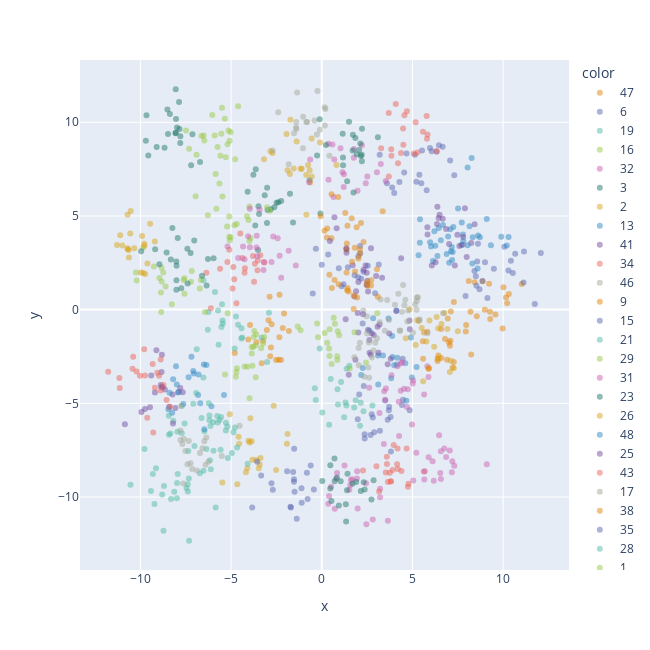

The cell this chart's notebook holds for it:
### Markdown cell above
## Step 2: Visualize the data

Here we visualize the dataset to show the clusters. Note, the plot below is only showing two dimensions (the data contains 3 features).

### Code cell
fig = px.scatter(
    df, x="x", y="y",
    color=pd.Series(target, dtype=str, name="Center"),
    color_discrete_sequence=px.colors.qualitative.Vivid,
    width=650, height=650,
    opacity=0.5,
)
fig.show()

### Figure 1 — Plotly figure (JSON) as saved in the notebook; plotly's stock layout.template omitted (floating-point values rounded to 4 significant figures)
{"data": [{"hovertemplate": "color=47<br>x=%{x}<br>y=%{y}<extra></extra>", "legendgroup": "47", "marker": {"color": "rgb(229, 134, 6)", "opacity": 0.5, "symbol": "circle"}, "mode": "markers", "name": "47", "orientation": "v", "showlegend": true, "type": "scatter", "x": [-3.236, -2.764, -2.336, -3.028, -4.051, -2.375, -2.329, -2.805, -3.311, -2.873, -2.078, -3.952, -2.937, -2.519, -2.244, -3.599, -4.797, -2.841, -2.15, -1.812], "xaxis": "x", "y": [-1.661, -0.7869, -1.476, -1.083, -1.59, -2.678, 0.7965, -2.022, -2.86, 0.685, -0.2104, -0.816, -0.5709, -2.689, -2.694, -1.747, -2.316, -2.495, -0.9765, -1.144], "yaxis": "y"}, {"hovertemplate": "color=6<br>x=%{x}<br>y=%{y}<extra></extra>", "legendgroup": "6", "marker": {"color": "rgb(93, 105, 177)", "opacity": 0.5, "symbol": "circle"}, "mode": "markers", "name": "6", "orientation": "v", "showlegend": true, "type": "scatter", "x": [4.283, 5.381, 4.674, 6.663, 5.529, 7.306, 3.882, 4.545, 6.458, 3.194, 5.784, 7.076, 5.965, 6.335, 5.139, 3.995, 3.595, 5.216, 6.062, 5.489], "xaxis": "x", "y": [6.815, 7.197, 8.337, 8.698, 8.497, 7.178, 6.511, 7.322, 8.775, 8.264, 6.37, 7.953, 8.625, 8.43, 8.263, 6.221, 6.74, 6.819, 8.448, 6.742], "yaxis": "y"}, {"hovertemplate": "color=19<br>x=%{x}<br>y=%{y}<extra></extra>", "legendgroup": "19", "marker": {"color": "rgb(82, 188, 163)", "opacity": 0.5, "symbol": "circle"}, "mode": "markers", "name": "19", "orientation": "v", "showlegend": true, "type": "scatter", "x": [-3.012, -6.252, -6.893, -5.498, -4.387, -3.316, -4.615, -5.717, -5.472, -5.529, -5.69, -5.887, -6.283, -6.517, -4.727, -4.421, -4.803, -5.456, -4.432, -2.911], "xaxis": "x", "y": [-2.789, -0.1328, -2.12, 0.293, -1.488, -1.498, -0.8116, -0.04867, -0.5746, -0.9297, -1.875, 0.9347, -1.075, 1.57, -0.3661, -1.0, -2.079, -0.7469, -1.536, -0.1684], "yaxis": "y"}, {"hovertemplate": "color=16<br>x=%{x}<br>y=%{y}<extra></extra>", "legendgroup": "16", "marker": {"color": "rgb(153, 201, 69)", "opacity": 0.5, "symbol": "circle"}, "mode": "markers", "name": "16", "orientation": "v", "showlegend": true, "type": "scatter", "x": [-3.864, -4.706, -3.782, -3.98, -3.753, -4.258, -3.231, -5.187, -3.82, -4.735, -3.613, -3.644, -3.86, -3.167, -4.093, -3.64, -4.679, -5.33, -3.343, -3.722], "xaxis": "x", "y": [-1.995, -3.328, -1.994, -4.724, -1.467, -3.033, -1.802, -0.1994, -2.998, -3.583, -1.321, -1.901, -2.348, -1.458, -3.042, -3.605, -3.127, -3.459, -2.063, -1.147], "yaxis": "y"}, {"hovertemplate": "color=32<br>x=%{x}<br>y=%{y}<extra></extra>", "legendgroup": "32", "marker": {"color": "rgb(204, 97, 176)", "opacity": 0.5, "symbol": "circle"}, "mode": "markers", "name": "32", "orientation": "v", "showlegend": true, "type": "scatter", "x": [1.937, 2.443, 2.46, 1.571, 1.255, 0.8434, 2.811, 0.7176, 1.519, 1.978, 3.644, 0.3609, 0.5142, 1.674, 0.7854, 1.607, 1.953, 3.217, 0.4004, 3.217], "xaxis": "x", "y": [-9.014, -9.272, -11.46, -9.358, -8.325, -8.72, -11.21, -10.63, -9.613, -10.62, -11.26, -10.36, -9.457, -9.059, -9.027, -9.093, -8.622, -9.555, -9.953, -10.01], "yaxis": "y"}, {"hovertemplate": "color=3<br>x=%{x}<br>y=%{y}<extra></extra>", "legendgroup": "3", "marker": {"color": "rgb(36, 121, 108)", "opacity": 0.5, "symbol": "circle"}, "mode": "markers", "name": "3", "orientation": "v", "showlegend": true, "type": "scatter", "x": [-3.769, -0.6716, -2.491, -2.237, -1.753, -3.458, -3.638, -2.809, -2.983, -3.489, -3.019, -2.612, -3.665, -1.584, -0.07445, -3.144, -4.087, -2.393, -3.011, -3.515], "xaxis": "x", "y": [7.199, 6.903, 5.701, 5.792, 6.184, 5.104, 7.493, 5.355, 5.313, 5.522, 4.62, 5.47, 4.488, 4.646, 5.13, 6.109, 6.285, 5.727, 6.501, 3.175], "yaxis": "y"}, {"hovertemplate": "color=2<br>x=%{x}<br>y=%{y}<extra></extra>", "legendgroup": "2", "marker": {"color": "rgb(218, 165, 27)", "opacity": 0.5, "symbol": "circle"}, "mode": "markers", "name": "2", "orientation": "v", "showlegend": true, "type": "scatter", "x": [-2.831, -0.5535, -3.185, -1.384, -1.729, -0.09592, -0.8492, -1.546, -0.6394, -0.6653, -1.886, -2.715, -1.106, -0.7545, 0.8162, -0.5584, -1.94, -0.8582, -1.16, -1.755], "xaxis": "x", "y": [8.446, 7.11, 8.024, 8.972, 10.14, 8.915, 5.063, 7.526, 6.79, 7.436, 7.438, 8.357, 7.516, 7.719, 7.725, 9.137, 9.372, 7.183, 7.525, 7.239], "yaxis": "y"}, {"hovertemplate": "color=13<br>x=%{x}<br>y=%{y}<extra></extra>", "legendgroup": "13", "marker": {"color": "rgb(47, 138, 196)", "opacity": 0.5, "symbol": "circle"}, "mode": "markers", "name": "13", "orientation": "v", "showlegend": true, "type": "scatter", "x": [4.912, 4.965, 3.881, 3.827, 4.604, 3.895, 2.258, 4.165, 3.105, 3.377, 3.989, 5.229, 2.63, 2.175, 3.115, 2.832, 4.667, 4.144, 4.118, 3.682], "xaxis": "x", "y": [-1.485, -3.627, -1.408, -3.662, -2.865, -2.534, -3.122, -2.564, -2.444, -2.445, -2.963, -3.068, -1.128, -3.493, -3.995, -0.4632, -4.857, -2.926, -0.05049, -0.4702], "yaxis": "y"}, {"hovertemplate": "color=41<br>x=%{x}<br>y=%{y}<extra></extra>", "legendgroup": "41", "marker": {"color": "rgb(118, 78, 159)", "opacity": 0.5, "symbol": "circle"}, "mode": "markers", "name": "41", "orientation": "v", "showlegend": true, "type": "scatter", "x": [2.751, 2.629, 4.114, 1.982, 2.549, 4.839, 3.722, 4.854, 3.124, 3.635, 3.078, 1.318, 3.802, 2.867, 1.49, 1.857, 2.703, 2.014, 2.635, 3.183], "xaxis": "x", "y": [-1.258, -1.617, -0.07305, -0.1867, -1.073, -0.5806, -1.277, -1.045, -2.303, -2.919, -0.9207, -0.5168, -2.619, -1.349, -3.477, -2.674, -2.414, -1.218, -2.302, -0.7893], "yaxis": "y"}, {"hovertemplate": "color=34<br>x=%{x}<br>y=%{y}<extra></extra>", "legendgroup": "34", "marker": {"color": "rgb(237, 100, 90)", "opacity": 0.5, "symbol": "circle"}, "mode": "markers", "name": "34", "orientation": "v", "showlegend": true, "type": "scatter", "x": [5.177, 5.832, 5.08, 4.556, 3.697, 5.802, 5.276, 6.333, 4.369, 5.784, 4.204, 5.579, 4.482, 3.691, 3.841, 4.693, 3.829, 4.5, 3.272, 4.083], "xaxis": "x", "y": [9.998, 9.349, 8.33, 10.38, 7.1, 9.117, 8.383, 8.467, 8.364, 10.34, 7.817, 9.496, 9.668, 10.49, 8.208, 10.59, 8.559, 8.796, 8.615, 10.98], "yaxis": "y"}, {"hovertemplate": "color=46<br>x=%{x}<br>y=%{y}<extra></extra>", "legendgroup": "46", "marker": {"color": "rgb(165, 170, 153)", "opacity": 0.5, "symbol": "circle"}, "mode": "markers", "name": "46", "orientation": "v", "showlegend": true, "type": "scatter", "x": [3.706, 4.032, 2.762, 2.613, 2.566, 2.594, 1.796, 4.557, 2.479, 2.034, 2.102, 2.351, 2.041, 2.853, 2.501, 2.286, 4.302, 3.195, 2.951, 4.426], "xaxis": "x", "y": [-0.5496, 0.2548, -2.552, -3.634, -3.084, -1.753, -2.543, 0.2327, -0.3569, -2.048, -1.768, -3.577, -2.967, -2.179, -1.28, -0.04592, -1.131, -0.6775, -1.773, -0.1196], "yaxis": "y"}, {"hovertemplate": "color=9<br>x=%{x}<br>y=%{y}<extra></extra>", "legendgroup": "9", "marker": {"color": "rgb(229, 134, 6)", "opacity": 0.5, "symbol": "circle"}, "mode": "markers", "name": "9", "orientation": "v", "showlegend": true, "type": "scatter", "x": [8.991, 8.429, 9.975, 7.961, 10.22, 7.116, 9.286, 9.27, 10.16, 8.105, 10.02, 9.573, 8.237, 11.03, 8.87, 10.32, 9.224, 8.547, 7.282, 6.948], "xaxis": "x", "y": [-0.0112, 1.459, -1.008, -0.8261, 0.3357, -0.09574, -0.502, -0.1087, 0.6485, 1.532, 1.192, -0.2594, -2.398, 1.373, 1.516, 0.8331, 1.386, -0.3577, 0.4012, -0.4758], "yaxis": "y"}, {"hovertemplate": "color=15<br>x=%{x}<br>y=%{y}<extra></extra>", "legendgroup": "15", "marker": {"color": "rgb(93, 105, 177)", "opacity": 0.5, "symbol": "circle"}, "mode": "markers", "name": "15", "orientation": "v", "showlegend": true, "type": "scatter", "x": [2.752, 2.693, 3.5, 2.894, 4.428, 4.462, 2.367, 3.794, 4.846, 2.365, 3.715, 3.697, 1.983, 2.814, 3.206, 3.635, 2.064, 2.315, 4.478, 3.815], "xaxis": "x", "y": [-5.582, -6.686, -4.854, -6.546, -5.091, -2.621, -6.877, -5.725, -5.374, -6.653, -5.184, -5.377, -5.854, -5.759, -6.47, -5.881, -4.527, -4.08, -4.807, -7.568], "yaxis": "y"}, {"hovertemplate": "color=21<br>x=%{x}<br>y=%{y}<extra></extra>", "legendgroup": "21", "marker": {"color": "rgb(82, 188, 163)", "opacity": 0.5, "symbol": "circle"}, "mode": "markers", "name": "21", "orientation": "v", "showlegend": true, "type": "scatter", "x": [-7.717, -7.357, -6.196, -5.576, -9.771, -8.434, -7.082, -7.717, -8.185, -6.193, -5.763, -6.528, -6.468, -8.346, -7.958, -7.563, -6.361, -8.425, -6.626, -6.138], "xaxis": "x", "y": [-5.132, -7.548, -5.904, -7.485, -7.444, -5.662, -5.027, -6.592, -5.936, -5.654, -5.679, -3.617, -6.49, -6.616, -6.517, -6.077, -7.434, -6.672, -5.782, -6.206], "yaxis": "y"}, {"hovertemplate": "color=29<br>x=%{x}<br>y=%{y}<extra></extra>", "legendgroup": "29", "marker": {"color": "rgb(153, 201, 69)", "opacity": 0.5, "symbol": "circle"}, "mode": "markers", "name": "29", "orientation": "v", "showlegend": true, "type": "scatter", "x": [-7.576, -6.665, -6.435, -9.256, -8.953, -8.264, -10.21, -7.211, -8.611, -7.608, -7.167, -7.567, -8.832, -8.737, -8.862, -8.852, -9.844, -6.723, -8.83, -10.25], "xaxis": "x", "y": [1.67, 1.574, -0.1291, 2.296, 1.691, 0.2913, 1.559, 1.489, 1.24, 1.588, 2.063, 0.8488, 2.239, 1.985, 0.9106, -0.1228, 3.316, 1.121, 1.503, 1.979], "yaxis": "y"}, {"hovertemplate": "color=31<br>x=%{x}<br>y=%{y}<extra></extra>", "legendgroup": "31", "marker": {"color": "rgb(204, 97, 176)", "opacity": 0.5, "symbol": "circle"}, "mode": "markers", "name": "31", "orientation": "v", "showlegend": true, "type": "scatter", "x": [4.172, 3.44, 3.185, 3.495, 4.355, 5.823, 4.424, 4.971, 5.035, 4.698, 4.246, 4.744, 5.642, 3.846, 2.615, 3.537, 5.015, 4.537, 4.353, 5.882], "xaxis": "x", "y": [-3.018, -4.359, -5.523, -4.81, -2.869, -3.029, -2.81, -6.126, -3.789, -5.202, -4.916, -4.252, -4.535, -3.508, -4.166, -4.211, -3.937, -4.218, -4.326, -3.599], "yaxis": "y"}, {"hovertemplate": "color=23<br>x=%{x}<br>y=%{y}<extra></extra>", "legendgroup": "23", "marker": {"color": "rgb(36, 121, 108)", "opacity": 0.5, "symbol": "circle"}, "mode": "markers", "name": "23", "orientation": "v", "showlegend": true, "type": "scatter", "x": [-6.711, -8.508, -7.201, -8.034, -8.065, -8.372, -9.697, -8.476, -7.865, -8.047, -7.979, -7.8, -9.561, -7.794, -9.101, -9.663, -8.668, -8.051, -7.84, -7.129], "xaxis": "x", "y": [7.874, 10.68, 7.702, 10.17, 9.407, 10.45, 9.018, 9.368, 11.08, 9.437, 9.726, 8.886, 8.22, 9.247, 8.674, 10.37, 8.633, 11.76, 9.634, 9.366], "yaxis": "y"}, {"hovertemplate": "color=26<br>x=%{x}<br>y=%{y}<extra></extra>", "legendgroup": "26", "marker": {"color": "rgb(218, 165, 27)", "opacity": 0.5, "symbol": "circle"}, "mode": "markers", "name": "26", "orientation": "v", "showlegend": true, "type": "scatter", "x": [-2.651, -3.935, -3.469, -4.102, -5.071, -4.038, -4.554, -3.378, -4.584, -3.42, -5.483, -4.656, -4.18, -3.864, -3.616, -3.825, -1.886, -3.977, -1.924, -2.516], "xaxis": "x", "y": [-5.137, -5.792, -8.465, -8.461, -5.583, -6.999, -7.159, -7.924, -6.78, -8.272, -9.23, -9.318, -8.677, -7.026, -8.026, -8.016, -6.642, -7.086, -7.157, -8.566], "yaxis": "y"}, {"hovertemplate": "color=48<br>x=%{x}<br>y=%{y}<extra></extra>", "legendgroup": "48", "marker": {"color": "rgb(47, 138, 196)", "opacity": 0.5, "symbol": "circle"}, "mode": "markers", "name": "48", "orientation": "v", "showlegend": true, "type": "scatter", "x": [7.717, 6.376, 6.024, 5.973, 7.09, 7.786, 6.963, 6.128, 7.123, 6.887, 5.414, 6.679, 6.452, 6.209, 5.407, 7.024, 5.337, 7.694, 6.259, 7.216], "xaxis": "x", "y": [4.646, 2.867, 3.374, 3.597, 4.288, 4.01, 3.904, 2.594, 3.112, 2.969, 4.822, 4.517, 4.357, 4.177, 3.571, 2.499, 2.901, 3.452, 3.41, 3.07], "yaxis": "y"}, {"hovertemplate": "color=25<br>x=%{x}<br>y=%{y}<extra></extra>", "legendgroup": "25", "marker": {"color": "rgb(118, 78, 159)", "opacity": 0.5, "symbol": "circle"}, "mode": "markers", "name": "25", "orientation": "v", "showlegend": true, "type": "scatter", "x": [-10.85, -9.197, -8.202, -7.801, -7.668, -9.4, -9.115, -9.469, -8.834, -8.832, -9.94, -8.773, -9.748, -8.068, -8.41, -8.648, -8.225, -8.812, -7.887, -8.88], "xaxis": "x", "y": [-6.12, -4.426, -6.074, -4.187, -4.406, -3.519, -2.173, -5.213, -4.139, -3.334, -5.463, -4.125, -5.3, -5.255, -5.179, -4.261, -4.531, -2.407, -4.392, -4.025], "yaxis": "y"}, {"hovertemplate": "color=43<br>x=%{x}<br>y=%{y}<extra></extra>", "legendgroup": "43", "marker": {"color": "rgb(237, 100, 90)", "opacity": 0.5, "symbol": "circle"}, "mode": "markers", "name": "43", "orientation": "v", "showlegend": true, "type": "scatter", "x": [-3.733, -4.824, -4.236, -3.161, -5.098, -3.686, -4.918, -4.377, -6.362, -3.543, -3.386, -3.794, -4.255, -5.605, -3.526, -5.202, -4.704, -6.112, -4.877, -4.491], "xaxis": "x", "y": [1.488, 1.624, 2.203, 2.52, 3.198, 2.446, 1.13, 2.749, 1.964, 2.104, 2.907, 2.865, 1.964, 2.185, 2.62, 2.535, 0.342, 0.07481, 2.277, 4.058], "yaxis": "y"}, {"hovertemplate": "color=17<br>x=%{x}<br>y=%{y}<extra></extra>", "legendgroup": "17", "marker": {"color": "rgb(165, 170, 153)", "opacity": 0.5, "symbol": "circle"}, "mode": "markers", "name": "17", "orientation": "v", "showlegend": true, "type": "scatter", "x": [-1.822, -1.421, -0.2679, 0.1982, -1.358, -0.8071, -1.528, -2.399, -1.035, -1.021, 0.1699, -1.406, -0.1041, -0.3953, -2.709, -1.398, 0.1645, -0.2358, 0.4205, -0.8502], "xaxis": "x", "y": [7.756, 9.734, 9.351, 10.7, 11.59, 10.01, 9.412, 10.53, 8.61, 10.3, 9.823, 10.02, 9.594, 10.09, 8.495, 9.633, 10.81, 11.67, 8.217, 10.01], "yaxis": "y"}, {"hovertemplate": "color=38<br>x=%{x}<br>y=%{y}<extra></extra>", "legendgroup": "38", "marker": {"color": "rgb(229, 134, 6)", "opacity": 0.5, "symbol": "circle"}, "mode": "markers", "name": "38", "orientation": "v", "showlegend": true, "type": "scatter", "x": [5.883, 6.428, 8.202, 7.215, 6.388, 5.577, 7.068, 5.823, 5.641, 6.798, 7.28, 7.008, 5.587, 7.94, 6.587, 6.392, 6.909, 6.58, 7.091, 5.917], "xaxis": "x", "y": [-3.162, -2.444, -0.1181, -3.089, -2.746, -1.684, -1.926, -1.177, -1.217, -1.573, -2.796, -1.75, -2.618, -1.169, -2.577, -2.617, -2.679, -1.036, -1.659, -3.128], "yaxis": "y"}, {"hovertemplate": "color=35<br>x=%{x}<br>y=%{y}<extra></extra>", "legendgroup": "35", "marker": {"color": "rgb(93, 105, 177)", "opacity": 0.5, "symbol": "circle"}, "mode": "markers", "name": "35", "orientation": "v", "showlegend": true, "type": "scatter", "x": [1.202, 3.142, 1.439, 2.303, -0.4964, 2.111, 2.176, 2.511, -0.326, 0.0003786, 2.537, 2.118, 2.943, 0.3541, 2.02, 2.252, 2.01, 1.81, 0.9388, 1.099], "xaxis": "x", "y": [1.352, 2.412, 2.26, 2.024, 0.8566, 3.398, 1.652, 1.327, 3.251, 2.398, 2.348, 3.005, 0.8757, 2.944, 2.853, -0.7382, 1.734, 1.838, 2.206, 1.244], "yaxis": "y"}, {"hovertemplate": "color=28<br>x=%{x}<br>y=%{y}<extra></extra>", "legendgroup": "28", "marker": {"color": "rgb(82, 188, 163)", "opacity": 0.5, "symbol": "circle"}, "mode": "markers", "name": "28", "orientation": "v", "showlegend": true, "type": "scatter", "x": [1.522, 1.87, 0.8936, -0.1149, 1.788, 2.794, 1.063, 0.4929, 0.4092, 0.03168, 1.36, -0.382, 0.869, 1.375, -0.3321, 2.15, 2.301, 1.233, 1.31, 2.111], "xaxis": "x", "y": [-2.99, -4.835, -5.062, -2.072, -5.221, -5.121, -3.867, -3.702, -6.144, -5.496, -5.118, -4.199, -4.245, -3.161, -4.819, -4.971, -5.423, -5.743, -4.963, -6.202], "yaxis": "y"}, {"hovertemplate": "color=1<br>x=%{x}<br>y=%{y}<extra></extra>", "legendgroup": "1", "marker": {"color": "rgb(153, 201, 69)", "opacity": 0.5, "symbol": "circle"}, "mode": "markers", "name": "1", "orientation": "v", "showlegend": true, "type": "scatter", "x": [0.4043, 0.3003, 0.7261, 0.6583, 3.061, 1.538, 0.4312, -0.2585, 2.441, -0.2067, 1.808, -1.172, 0.4341, 0.1596, 0.9609, 0.8584, 0.5437, -1.326, 0.8806, 0.8554], "xaxis": "x", "y": [-2.07, -1.765, -0.7551, -0.4272, -0.1904, -3.144, -2.471, -0.7457, -2.82, -1.475, -1.21, -1.101, -1.045, -1.247, -1.37, -2.695, -2.902, -0.9017, -1.148, -2.483], "yaxis": "y"}, {"hovertemplate": "color=39<br>x=%{x}<br>y=%{y}<extra></extra>", "legendgroup": "39", "marker": {"color": "rgb(204, 97, 176)", "opacity": 0.5, "symbol": "circle"}, "mode": "markers", "name": "39", "orientation": "v", "showlegend": true, "type": "scatter", "x": [0.3761, 3.255, 3.041, 0.5897, 3.528, 2.211, 0.3697, 1.224, 2.423, 0.6513, 1.035, -0.6382, 1.976, 1.781, -0.6883, 1.212, 0.6903, 1.146, 1.766, 2.514], "xaxis": "x", "y": [6.925, 7.774, 7.332, 8.813, 6.859, 8.771, 8.858, 7.219, 6.748, 6.015, 8.607, 8.01, 6.338, 8.572, 6.792, 6.538, 8.017, 7.334, 8.108, 7.11], "yaxis": "y"}, {"hovertemplate": "color=4<br>x=%{x}<br>y=%{y}<extra></extra>", "legendgroup": "4", "marker": {"color": "rgb(36, 121, 108)", "opacity": 0.5, "symbol": "circle"}, "mode": "markers", "name": "4", "orientation": "v", "showlegend": true, "type": "scatter", "x": [3.094, 1.17, -0.2556, 2.219, 1.701, 2.128, 0.2329, 2.213, 1.154, 1.855, 1.503, 1.928, 2.203, 1.176, 1.4, 2.059, 1.716, 2.161, -0.1109, 1.748], "xaxis": "x", "y": [9.196, 8.117, 8.22, 9.653, 8.496, 8.868, 8.792, 7.913, 9.392, 9.155, 10.03, 8.289, 8.262, 7.704, 6.855, 8.516, 9.326, 8.203, 10.16, 6.256], "yaxis": "y"}, {"hovertemplate": "color=7<br>x=%{x}<br>y=%{y}<extra></extra>", "legendgroup": "7", "marker": {"color": "rgb(218, 165, 27)", "opacity": 0.5, "symbol": "circle"}, "mode": "markers", "name": "7", "orientation": "v", "showlegend": true, "type": "scatter", "x": [6.751, 5.254, 5.178, 5.351, 6.926, 7.501, 6.335, 4.843, 7.061, 5.513, 5.766, 6.197, 5.939, 6.437, 6.6, 7.281, 4.635, 5.591, 6.422, 7.116], "xaxis": "x", "y": [-0.1805, -0.5739, -1.889, -0.6065, -1.038, -1.155, -0.3912, 0.01454, -3.33, -0.9874, -1.701, -1.979, -0.5753, -2.6, -0.7618, -3.135, -1.532, -3.817, -0.99, -2.722], "yaxis": "y"}, {"hovertemplate": "color=44<br>x=%{x}<br>y=%{y}<extra></extra>", "legendgroup": "44", "marker": {"color": "rgb(47, 138, 196)", "opacity": 0.5, "symbol": "circle"}, "mode": "markers", "name": "44", "orientation": "v", "showlegend": true, "type": "scatter", "x": [-6.794, -7.341, -5.389, -6.501, -8.036, -7.056, -8.39, -7.925, -8.245, -8.193, -7.184, -8.455, -6.818, -6.081, -7.083, -7.99, -7.633, -6.362, -6.698, -6.472], "xaxis": "x", "y": [-3.457, -3.603, -4.559, -2.932, -3.022, -3.405, -4.439, -4.428, -5.505, -3.713, -2.515, -5.313, -4.561, -5.161, -3.275, -3.99, -5.034, -2.953, -5.001, -6.388], "yaxis": "y"}, {"hovertemplate": "color=37<br>x=%{x}<br>y=%{y}<extra></extra>", "legendgroup": "37", "marker": {"color": "rgb(118, 78, 159)", "opacity": 0.5, "symbol": "circle"}, "mode": "markers", "name": "37", "orientation": "v", "showlegend": true, "type": "scatter", "x": [6.496, 5.832, 6.068, 6.441, 7.759, 7.99, 6.352, 7.79, 7.336, 7.019, 6.856, 5.823, 7.478, 7.894, 6.275, 7.587, 8.242, 6.672, 6.374, 8.426], "xaxis": "x", "y": [5.067, 4.006, 2.358, 4.889, 3.468, 2.805, 4.564, 3.871, 2.36, 3.508, 4.301, 4.397, 3.99, 5.412, 2.531, 3.393, 3.56, 4.847, 5.489, 4.555], "yaxis": "y"}, {"hovertemplate": "color=42<br>x=%{x}<br>y=%{y}<extra></extra>", "legendgroup": "42", "marker": {"color": "rgb(237, 100, 90)", "opacity": 0.5, "symbol": "circle"}, "mode": "markers", "name": "42", "orientation": "v", "showlegend": true, "type": "scatter", "x": [-8.878, -11.77, -8.966, -10.43, -9.62, -8.555, -8.374, -10.02, -8.885, -9.202, -9.065, -11.14, -8.73, -9.323, -9.79, -9.291, -10.4, -11.16, -9.745, -10.21], "xaxis": "x", "y": [-2.664, -3.318, -3.534, -3.15, -5.774, -4.829, -5.183, -3.535, -4.312, -4.168, -3.373, -4.185, -4.024, -2.898, -2.111, -6.562, -2.514, -3.654, -3.513, -3.306], "yaxis": "y"}, {"hovertemplate": "color=40<br>x=%{x}<br>y=%{y}<extra></extra>", "legendgroup": "40", "marker": {"color": "rgb(165, 170, 153)", "opacity": 0.5, "symbol": "circle"}, "mode": "markers", "name": "40", "orientation": "v", "showlegend": true, "type": "scatter", "x": [4.765, 5.368, 5.826, 5.243, 6.694, 3.605, 4.486, 5.298, 3.244, 5.147, 4.222, 5.232, 4.607, 5.396, 3.043, 3.483, 4.723, 5.028, 5.244, 4.318], "xaxis": "x", "y": [-0.04337, -0.5632, -1.266, 0.4596, -0.1933, 0.5086, 1.31, 0.6645, 0.5405, 0.2853, 0.843, -0.01242, 0.5315, -0.5286, -1.522, -1.124, -0.6332, -1.24, 0.6456, -1.117], "yaxis": "y"}, {"hovertemplate": "color=0<br>x=%{x}<br>y=%{y}<extra></extra>", "legendgroup": "0", "marker": {"color": "rgb(229, 134, 6)", "opacity": 0.5, "symbol": "circle"}, "mode": "markers", "name": "0", "orientation": "v", "showlegend": true, "type": "scatter", "x": [0.3019, 1.926, 1.821, 0.2867, 2.103, 1.653, 0.908, 1.353, 3.359, 2.164, 2.093, 0.1498, 0.5385, 2.303, 1.384, 1.372, -0.05797, 0.5411, 1.416, 1.295], "xaxis": "x", "y": [4.336, 4.391, 3.304, 3.848, 3.224, 4.88, 6.017, 3.204, 5.248, 4.621, 2.988, 4.205, 3.806, 3.609, 3.534, 3.211, 4.985, 6.153, 4.47, 5.161], "yaxis": "y"}, {"hovertemplate": "color=24<br>x=%{x}<br>y=%{y}<extra></extra>", "legendgroup": "24", "marker": {"color": "rgb(93, 105, 177)", "opacity": 0.5, "symbol": "circle"}, "mode": "markers", "name": "24", "orientation": "v", "showlegend": true, "type": "scatter", "x": [8.696, 8.999, 9.49, 7.929, 8.495, 10.66, 8.611, 10.07, 11.15, 10.29, 8.567, 8.529, 11.12, 8.418, 8.856, 11.75, 9.135, 12.08, 10.43, 10.53], "xaxis": "x", "y": [1.085, 2.528, 2.176, 0.7239, 1.781, 2.978, 3.509, 3.357, 3.106, 2.087, 2.574, 1.275, 1.454, 2.062, 1.533, 0.2995, 0.6246, 3.023, 2.61, 1.948], "yaxis": "y"}, {"hovertemplate": "color=18<br>x=%{x}<br>y=%{y}<extra></extra>", "legendgroup": "18", "marker": {"color": "rgb(82, 188, 163)", "opacity": 0.5, "symbol": "circle"}, "mode": "markers", "name": "18", "orientation": "v", "showlegend": true, "type": "scatter", "x": [-6.719, -5.288, -5.968, -5.282, -6.114, -4.783, -7.017, -5.551, -6.921, -5.631, -6.163, -4.086, -4.952, -5.985, -4.862, -5.737, -5.206, -4.671, -6.23, -5.174], "xaxis": "x", "y": [-8.737, -6.456, -7.53, -6.041, -8.515, -6.295, -7.274, -5.729, -4.453, -5.893, -8.037, -8.22, -7.652, -6.004, -6.548, -6.022, -6.237, -7.363, -4.999, -7.913], "yaxis": "y"}, {"hovertemplate": "color=10<br>x=%{x}<br>y=%{y}<extra></extra>", "legendgroup": "10", "marker": {"color": "rgb(153, 201, 69)", "opacity": 0.5, "symbol": "circle"}, "mode": "markers", "name": "10", "orientation": "v", "showlegend": true, "type": "scatter", "x": [-4.038, -4.813, -5.642, -5.096, -3.936, -3.986, -5.849, -6.276, -3.989, -2.859, -5.475, -5.216, -5.812, -4.688, -5.094, -5.074, -6.954, -5.026, -4.122, -3.013], "xaxis": "x", "y": [4.777, 4.497, 6.728, 4.974, 3.823, 5.509, 7.24, 5.033, 3.66, 5.271, 6.04, 4.433, 5.383, 4.566, 3.883, 3.693, 6.049, 3.852, 4.979, 5.47], "yaxis": "y"}, {"hovertemplate": "color=30<br>x=%{x}<br>y=%{y}<extra></extra>", "legendgroup": "30", "marker": {"color": "rgb(204, 97, 176)", "opacity": 0.5, "symbol": "circle"}, "mode": "markers", "name": "30", "orientation": "v", "showlegend": true, "type": "scatter", "x": [-2.429, -2.678, -3.962, -4.06, -2.238, -4.606, -3.967, -1.826, -4.338, -2.77, -4.258, -3.196, -3.211, -5.193, -3.598, -2.321, -3.588, -3.563, -1.43, -3.43], "xaxis": "x", "y": [3.804, 3.908, 3.328, 3.921, 1.707, 2.759, 5.383, 3.14, 3.366, 2.539, 2.695, 2.539, 2.108, 3.367, 3.311, 2.881, 3.942, 2.852, 2.358, 5.337], "yaxis": "y"}, {"hovertemplate": "color=11<br>x=%{x}<br>y=%{y}<extra></extra>", "legendgroup": "11", "marker": {"color": "rgb(36, 121, 108)", "opacity": 0.5, "symbol": "circle"}, "mode": "markers", "name": "11", "orientation": "v", "showlegend": true, "type": "scatter", "x": [0.701, 1.043, 0.944, 1.392, 2.31, 2.366, 2.858, 0.531, 1.342, 1.696, 0.4697, 2.154, 0.02718, 0.7107, 0.4713, 1.42, 1.898, 1.327, 2.74, 0.8362], "xaxis": "x", "y": [-7.942, -9.154, -10.45, -9.635, -9.219, -9.594, -9.103, -10.22, -11.31, -9.294, -9.55, -9.682, -9.147, -9.156, -8.312, -8.757, -9.202, -10.38, -10.13, -8.979], "yaxis": "y"}, {"hovertemplate": "color=33<br>x=%{x}<br>y=%{y}<extra></extra>", "legendgroup": "33", "marker": {"color": "rgb(218, 165, 27)", "opacity": 0.5, "symbol": "circle"}, "mode": "markers", "name": "33", "orientation": "v", "showlegend": true, "type": "scatter", "x": [-10.63, -9.461, -9.778, -10.71, -10.53, -9.842, -10.65, -9.611, -9.204, -9.731, -10.69, -9.907, -9.97, -10.34, -11.11, -9.784, -10.99, -10.71, -10.56, -11.29], "xaxis": "x", "y": [2.783, 4.579, 3.414, 5.068, 5.267, 1.949, 3.18, 2.458, 3.63, 1.904, 3.221, 3.93, 1.976, 3.277, 3.972, 3.509, 3.426, 3.275, 4.061, 3.444], "yaxis": "y"}, {"hovertemplate": "color=49<br>x=%{x}<br>y=%{y}<extra></extra>", "legendgroup": "49", "marker": {"color": "rgb(47, 138, 196)", "opacity": 0.5, "symbol": "circle"}, "mode": "markers", "name": "49", "orientation": "v", "showlegend": true, "type": "scatter", "x": [8.593, 8.324, 9.095, 7.513, 8.299, 7.803, 10.2, 8.046, 7.187, 7.251, 6.566, 7.17, 8.263, 9.896, 8.719, 8.615, 9.328, 8.042, 8.148, 10.3], "xaxis": "x", "y": [2.2, 3.862, 4.836, 5.402, 2.456, 3.659, 3.416, 3.438, 2.651, 4.414, 3.706, 3.343, 8.086, 3.892, 3.859, 3.957, 3.432, 7.591, 4.443, 3.876], "yaxis": "y"}, {"hovertemplate": "color=12<br>x=%{x}<br>y=%{y}<extra></extra>", "legendgroup": "12", "marker": {"color": "rgb(118, 78, 159)", "opacity": 0.5, "symbol": "circle"}, "mode": "markers", "name": "12", "orientation": "v", "showlegend": true, "type": "scatter", "x": [0.7003, 1.707, 2.481, 2.019, 0.4477, 0.82, 3.323, 2.998, 2.414, 2.714, 2.302, 1.805, 2.513, 2.551, 1.354, 4.376, 2.469, 1.894, 2.275, 1.364], "xaxis": "x", "y": [4.933, 2.364, 1.969, 1.48, 3.665, 4.337, 1.707, 1.8, 2.36, 3.269, 2.126, 0.6957, 1.537, 0.9679, 3.275, 2.745, 1.322, 0.9853, -0.2441, 3.038], "yaxis": "y"}, {"hovertemplate": "color=14<br>x=%{x}<br>y=%{y}<extra></extra>", "legendgroup": "14", "marker": {"color": "rgb(237, 100, 90)", "opacity": 0.5, "symbol": "circle"}, "mode": "markers", "name": "14", "orientation": "v", "showlegend": true, "type": "scatter", "x": [3.965, 3.808, 3.903, 4.154, 3.587, 3.595, 3.53, 3.754, 2.274, 4.394, 5.627, 4.677, 4.783, 3.646, 3.162, 3.809, 4.178, 3.015, 4.749, 4.193], "xaxis": "x", "y": [-7.226, -9.157, -8.556, -8.255, -7.857, -8.24, -8.691, -8.701, -8.581, -8.617, -8.634, -7.41, -9.292, -9.202, -9.703, -9.178, -7.406, -8.362, -9.453, -8.506], "yaxis": "y"}, {"hovertemplate": "color=20<br>x=%{x}<br>y=%{y}<extra></extra>", "legendgroup": "20", "marker": {"color": "rgb(165, 170, 153)", "opacity": 0.5, "symbol": "circle"}, "mode": "markers", "name": "20", "orientation": "v", "showlegend": true, "type": "scatter", "x": [-6.474, -7.146, -6.409, -5.512, -7.793, -7.789, -6.716, -6.252, -4.53, -7.74, -7.407, -6.577, -6.363, -7.233, -6.881, -7.683, -7.643, -7.593, -7.516, -7.332], "xaxis": "x", "y": [-7.018, -8.504, -8.276, -7.818, -6.446, -6.961, -7.659, -8.125, -6.192, -5.15, -8.25, -7.402, -6.83, -8.196, -8.592, -7.17, -9.283, -6.91, -7.546, -7.018], "yaxis": "y"}, {"hovertemplate": "color=45<br>x=%{x}<br>y=%{y}<extra></extra>", "legendgroup": "45", "marker": {"color": "rgb(229, 134, 6)", "opacity": 0.5, "symbol": "circle"}, "mode": "markers", "name": "45", "orientation": "v", "showlegend": true, "type": "scatter", "x": [2.716, 0.7045, 1.953, 1.368, 1.76, 0.5579, 2.727, 1.4, 3.091, 1.668, 3.044, 2.514, 1.76, 1.425, 2.495, 0.9288, 0.4228, 1.473, 2.02, 1.84], "xaxis": "x", "y": [1.289, 1.582, 0.6482, 1.977, 0.7598, 1.154, 1.567, 1.033, 0.6888, 2.559, 2.153, 1.28, 0.03804, 1.15, 1.455, 1.351, 1.86, 0.9639, 2.733, 2.03], "yaxis": "y"}, {"hovertemplate": "color=27<br>x=%{x}<br>y=%{y}<extra></extra>", "legendgroup": "27", "marker": {"color": "rgb(93, 105, 177)", "opacity": 0.5, "symbol": "circle"}, "mode": "markers", "name": "27", "orientation": "v", "showlegend": true, "type": "scatter", "x": [-1.118, -0.7806, -3.561, -1.522, -1.911, -2.772, -2.698, -1.701, -1.724, -3.341, -1.531, -1.38, -3.836, -0.611, -1.106, -1.579, -0.8185, -1.531, -1.499, -0.4349], "xaxis": "x", "y": [-9.532, -10.11, -8.113, -7.42, -8.63, -9.273, -9.615, -10.56, -10.51, -8.852, -9.188, -11.15, -10.56, -8.317, -10.31, -8.672, -8.709, -9.059, -9.723, -9.603], "yaxis": "y"}, {"hovertemplate": "color=5<br>x=%{x}<br>y=%{y}<extra></extra>", "legendgroup": "5", "marker": {"color": "rgb(82, 188, 163)", "opacity": 0.5, "symbol": "circle"}, "mode": "markers", "name": "5", "orientation": "v", "showlegend": true, "type": "scatter", "x": [-7.328, -7.988, -9.417, -8.797, -10.55, -8.697, -8.726, -9.14, -9.312, -7.388, -7.382, -7.457, -8.308, -7.943, -6.519, -9.222, -7.978, -7.314, -8.134, -5.845], "xaxis": "x", "y": [-9.013, -10.06, -9.682, -9.871, -9.344, -9.414, -11.8, -8.467, -8.775, -9.319, -9.711, -9.517, -10.11, -8.774, -8.601, -10.38, -9.257, -12.34, -9.726, -10.56], "yaxis": "y"}, {"hovertemplate": "color=36<br>x=%{x}<br>y=%{y}<extra></extra>", "legendgroup": "36", "marker": {"color": "rgb(153, 201, 69)", "opacity": 0.5, "symbol": "circle"}, "mode": "markers", "name": "36", "orientation": "v", "showlegend": true, "type": "scatter", "x": [-5.744, -6.472, -5.903, -5.588, -5.345, -4.612, -5.022, -5.196, -6.512, -6.632, -6.035, -7.482, -6.901, -5.141, -5.535, -4.771, -7.313, -5.292, -5.077, -5.5], "xaxis": "x", "y": [8.677, 9.021, 9.294, 8.211, 10.19, 10.86, 9.464, 8.832, 9.294, 9.261, 10.39, 9.563, 8.263, 9.555, 9.381, 8.029, 8.582, 8.137, 9.008, 10.77], "yaxis": "y"}, {"hovertemplate": "color=22<br>x=%{x}<br>y=%{y}<extra></extra>", "legendgroup": "22", "marker": {"color": "rgb(204, 97, 176)", "opacity": 0.5, "symbol": "circle"}, "mode": "markers", "name": "22", "orientation": "v", "showlegend": true, "type": "scatter", "x": [4.262, 7.174, 5.047, 6.47, 6.758, 3.425, 5.216, 9.1, 6.532, 6.11, 5.68, 7.306, 6.857, 6.173, 5.891, 5.653, 6.566, 7.197, 7.055, 6.567], "xaxis": "x", "y": [-6.739, -8.683, -9.126, -6.71, -7.406, -7.177, -7.641, -8.259, -8.714, -8.087, -8.623, -8.33, -7.865, -9.137, -7.884, -9.062, -7.559, -8.094, -7.515, -9.035], "yaxis": "y"}, {"hovertemplate": "color=8<br>x=%{x}<br>y=%{y}<extra></extra>", "legendgroup": "8", "marker": {"color": "rgb(36, 121, 108)", "opacity": 0.5, "symbol": "circle"}, "mode": "markers", "name": "8", "orientation": "v", "showlegend": true, "type": "scatter", "x": [-7.745, -7.409, -8.322, -6.275, -9.185, -6.349, -8.005, -7.939, -8.235, -8.014, -8.553, -7.396, -7.029, -5.964, -8.953, -9.955, -8.017, -7.23, -8.01, -6.6], "xaxis": "x", "y": [1.138, 3.248, 2.681, 2.708, 3.216, 1.291, 2.345, 3.827, 4.351, 1.056, 3.051, 1.392, 3.694, 2.742, 2.428, 3.116, 2.574, 3.022, 1.572, 1.802], "yaxis": "y"}], "layout": {"height": 650, "legend": {"title": {"text": "color"}, "tracegroupgap": 0}, "margin": {"t": 60}, "width": 650, "xaxis": {"anchor": "y", "domain": [0, 1], "title": {"text": "x"}}, "yaxis": {"anchor": "x", "domain": [0, 1], "title": {"text": "y"}}}}
